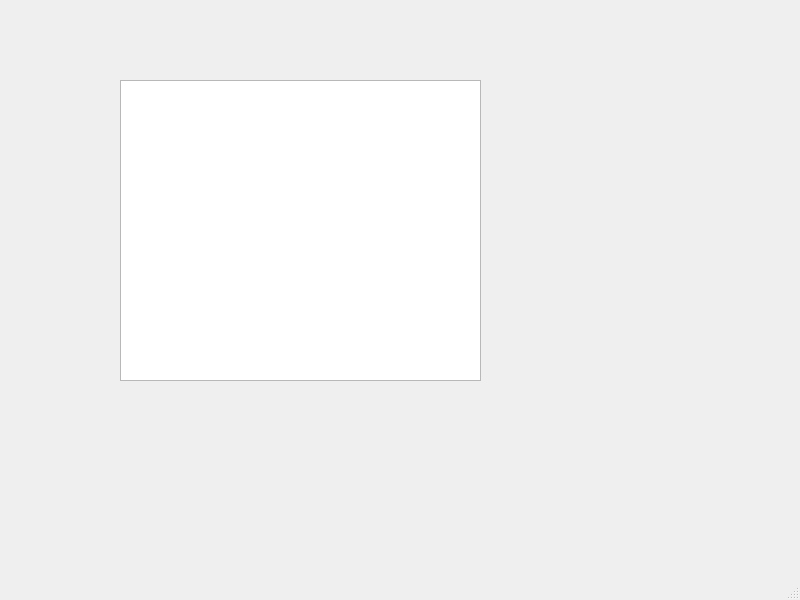
<?xml version="1.0" encoding="UTF-8"?>
<ui version="4.0">
 <class>MainWindow</class>
 <widget class="QMainWindow" name="MainWindow">
  <property name="geometry">
   <rect>
    <x>0</x>
    <y>0</y>
    <width>800</width>
    <height>600</height>
   </rect>
  </property>
  <property name="windowTitle">
   <string>MainWindow</string>
  </property>
  <widget class="QWidget" name="centralwidget">
   <widget class="QListWidget" name="listWidget">
    <property name="geometry">
     <rect>
      <x>120</x>
      <y>80</y>
      <width>361</width>
      <height>301</height>
     </rect>
    </property>
   </widget>
  </widget>
  <widget class="QMenuBar" name="menubar">
   <property name="geometry">
    <rect>
     <x>0</x>
     <y>0</y>
     <width>800</width>
     <height>18</height>
    </rect>
   </property>
  </widget>
  <widget class="QStatusBar" name="statusbar"/>
 </widget>
 <resources/>
 <connections/>
</ui>
